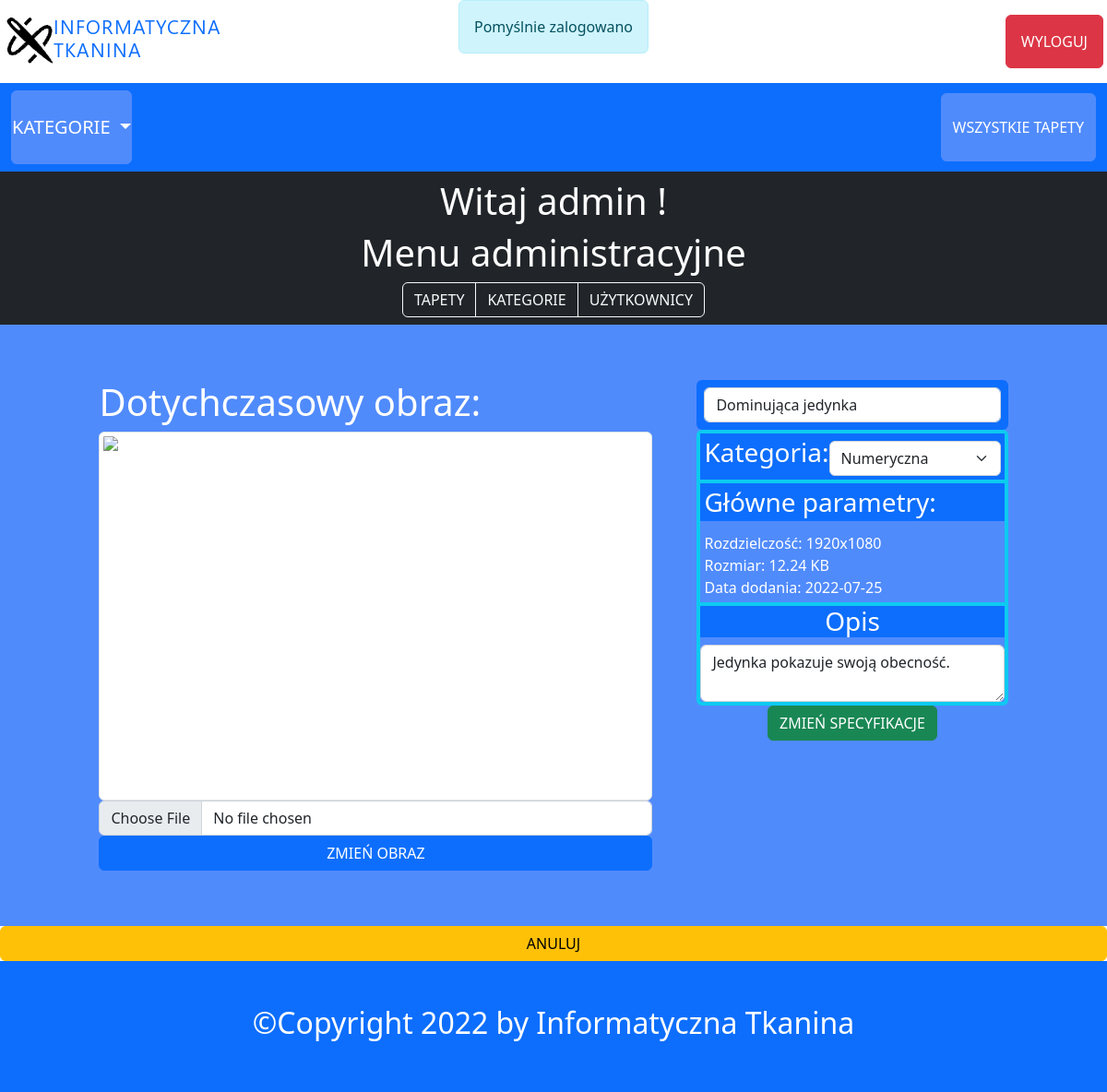
/admin/edytujTapete.php?id=1 (signed in), run on the app's committed database.
### tables this page shows
CREATE TABLE `wallpapers`
(
    `id`          int(11)                                        NOT NULL,
    `title`       text NOT NULL,
    `description` text NOT NULL,
    `category`    text NOT NULL,
    `image`       text                                           NOT NULL,
    `size`        int(11)                                        NOT NULL,
    `width`       int(11)                                        NOT NULL,
    `height`      int(11)                                        NOT NULL,
    `date`        date                                           NOT NULL
);

### data/wallpapersFunctions.php (called while the page is built, shortened)
<?php
function getWallpaper(string $paramV, string $inData = 'id', bool $many = TRUE): array | null
{
	$query = "SELECT * FROM wallpapers WHERE $inData = :param";
	$stmt = $GLOBALS['pdo']->prepare($query);
	$stmt->bindParam('param', $paramV);
	$stmt->execute();
	if ($many === TRUE)
		return $stmt->fetchAll();
	else
		return $stmt->fetch();
}

### data/dataFunctions.php (called while the page is built, shortened)
<?php
function setData(string $request = NULL, bool $one = FALSE): array | null
{
	$result = $GLOBALS['pdo']->prepare($request);
	$result->execute();
	if (!$one)
		return $result->fetchAll();
	else
		return $result->fetch();
}
include_once setDefaultPath("data/wallpapersFunctions.php");

### lib/functions.php (called while the page is built, shortened)
<?php
function humanFileSize(int $bytes, int $decimals = 2): string
{
	$sz = 'BKMGTP';
	$factor = floor((strlen($bytes) - 1) / 3);
	return sprintf("%.{$decimals}f", $bytes / pow(1024, $factor))." ".@$sz[$factor]."B";
}

### controllers/admin/edytujTapeteController.php (the view, shortened to what this page needs)
<?php
class EditWall
{
	private array $paper;
	private int $id;
	private null | array $categories;
	function __construct(int $id, array $paper, null | array $categories)
	{
		$this->id = $id;
		$this->paper = $paper;
		$this->categories = $categories;
	}
	function showWall(): void
	{
		if (empty($this->paper) || $this->paper['image'] == '' || !file_exists("../wallpapers/display/".$this->paper['image']))
		{
			echo '<img class="imageDisplay img-fluid img-thumbnail" src="../wallpapers/display/notFound.png" alt="Brak">';
		}
		else
		{
			echo '<img class="imageDisplay img-fluid img-thumbnail" src="../wallpapers/display/'.$this->paper['image'].'" title="'.$this->paper['title'].' " >';
		}
	}
	function echoTitleVal(): void
	{
		if (isset($_SESSION["fr_newTitle"]))
		{
			echo $_SESSION["fr_newTitle"];
			unset($_SESSION["fr_newTitle"]);
		}
		else echo $this->paper['title'];
	}
	function echoCategoriesSelect(): void
	{
		if (isset($_SESSION['fr_newCate']))
		{
			foreach ($this->categories as $cat)
				if ($_SESSION['fr_newCate'] == $cat['category'])
					echo "<option class='optionCategory' value='".$cat['category']."'selected>".$cat['category']."</option>";
				else echo "<option class='optionCategory' value='".$cat['category']."'>".$cat['category']."</option>";
			unset($_SESSION['fr_newCate']);
		}
		else
		{
			foreach ($this->categories as $cat)
				if ($this->paper['category'] == $cat['category'])
					echo "<option class='optionCategory' value='".$cat['category']."'selected>".$cat['category']."</option>";
				else echo "<option class='optionCategory' value='".$cat['category']."'>".$cat['category']."</option>";
		}
	}
	function echoResolution(): void
	{
		echo $this->paper['width'].'x'.$this->paper['height'];
	}
	function getSize(): string
	{
		return humanFileSize($this->paper['size']);
	}
	function getDate(): string
	{
		return $this->paper['date'];
	}
	function getId(): int
	{
		return $this->id;
	}
	function echoDesc(): void
	{
		if (isset($_SESSION["fr_newDesc"]))
		{
			echo $_SESSION["fr_newDesc"];
			unset($_SESSION["fr_newDesc"]);
		}
		else echo $this->paper['description'];
	}
}
if (isset($_GET['id']) && $_GET['id'] > 0)
{
	$paper = getWallpaper($_GET['id'], 'id', FALSE);
	$categories = setData("SELECT category FROM categories");
	$edit = new EditWall($_GET['id'], $paper, $categories);
}
else
{
	echo "header('index.php')";
	die();
}

### admin/edytujTapete.php (shortened to what this page needs)
<?php
if (isset($_SESSION['logged_id']) && isset($_SESSION['logged_login']))
{
	require_once "../lib/functions.php";
	require_once "../data/dataFunctions.php";
	require_once "../controllers/admin/edytujTapeteController.php";
	require_once "../layout/defaultHead.php";
	?>
	<?php
	require_once "../layout/header.php";
	?>
    <main>
        <div class="d-flex text-white gap-5 flex-wrap justify-content-center">
            <form method="post" class="d-grid justify-content-center" name="changeWallpaperForm"
                  enctype="multipart/form-data">
                <h1>Dotychczasowy obraz:</h1>
							<?php $edit->showWall(); ?>
                <input class="form-control" name="changeImage" type="file" accept="image/*" required>
							<?php $edit->echoImgErr(); ?>
                <button class='btn btn-primary' type="submit" value="true" name="changeWallpaper">ZMIEŃ OBRAZ</button>
            </form>
            <form method="post" name="changeDetailsForm">
                <div class="bg-primary rounded p-2">
                    <input class="form-control" type="text" name="newTitle" placeholder="Podaj tytuł"
                           value="<?php $edit->echoTitleVal(); ?>" required>
									<?php $edit->echoTitleErr(); ?>
                </div>
                <div class="border border-4 border-info rounded">
                    <div class="bg-primary d-flex justify-content-between align-items-end border-bottom border-info p-1">
                        <h3>Kategoria:</h3>
                        <div>
                            <select class="form-select" name="category" size="1">
															<?php $edit->echoCategoriesSelect(); ?>
                            </select>
                        </div>
											<?php $edit->echoCatErr(); ?>
                    </div>
                    <div class="border-bottom border-info">
                        <h3 class="bg-primary p-1">Główne parametry:</h3>
                        <div class="p-1">
                            Rozdzielczość: <?php $edit->echoResolution(); ?><br>
                            Rozmiar: <?= $edit->getSize(); ?><br>
                            Data dodania: <?= $edit->getDate(); ?>
                        </div>
                    </div>
                    <div>
                        <h3 class="text-center bg-primary">Opis</h3>
                        <div>
                            <textarea class="form-control" type="text" placeholder="Podaj opis" name="description"
                                      required><?php $edit->echoDesc(); ?></textarea>
													<?php $edit->echoDescErr(); ?>
                        </div>
                    </div>
                </div>
                <div class="d-flex justify-content-center">
                    <button class="btn btn-success" type="submit" value="true" name="changeWallpaperDetails">ZMIEŃ
                        SPECYFIKACJE
                    </button>
                </div>
            </form>
        </div>
    </main>
    <a href="../tapeta.php?id=<?= $edit->getId(); ?>" class="d-grid btn btn-warning">ANULUJ</a>
	<?php
	require "../layout/footer.php";
}
else
{
	header($_SERVER["SERVER_PROTOCOL"]." 404 Not Found");
} ?>

### css/style.css (style rules this page uses)
main { background-color: #508bfc; padding: 5vw 0; }
.imageDisplay { width: 600px; height: 400px; }

### data on the page
wallpapers: newTitle "Dominująca jedynka", width "1920", height "1080", size "12.24 KB", date "2022-07-25", description "Jedynka pokazuje swoją obecność."

### other printed values
$_SESSION['messageShow'] "Pomyślnie zalogowano"
$_SESSION['logged_login'] "admin"
form field category "Numeryczna"
